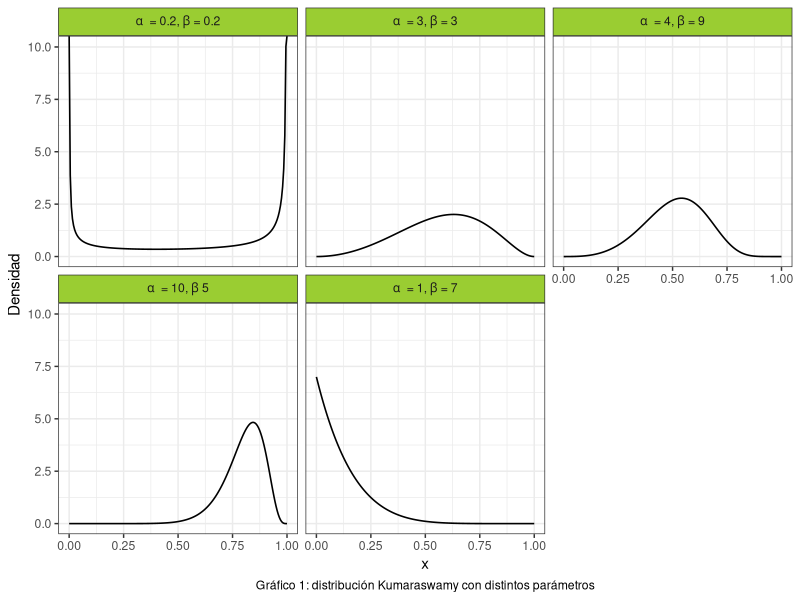
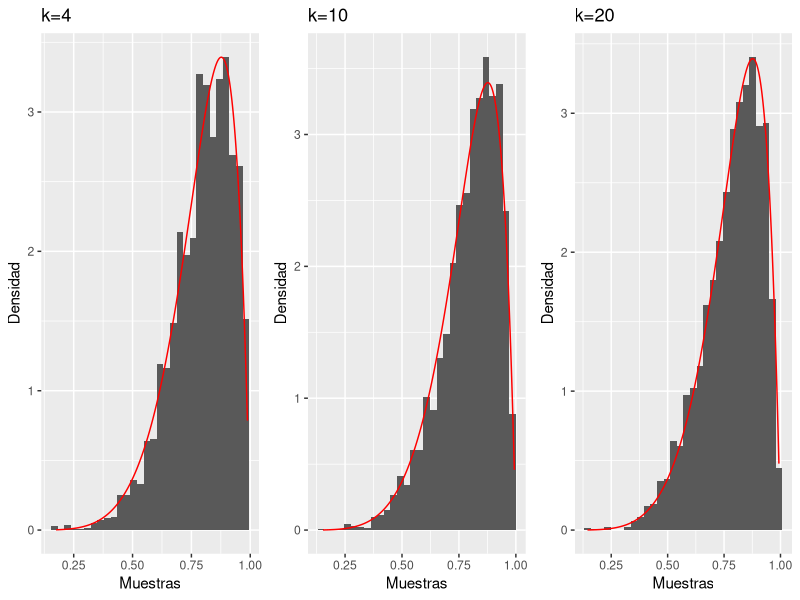
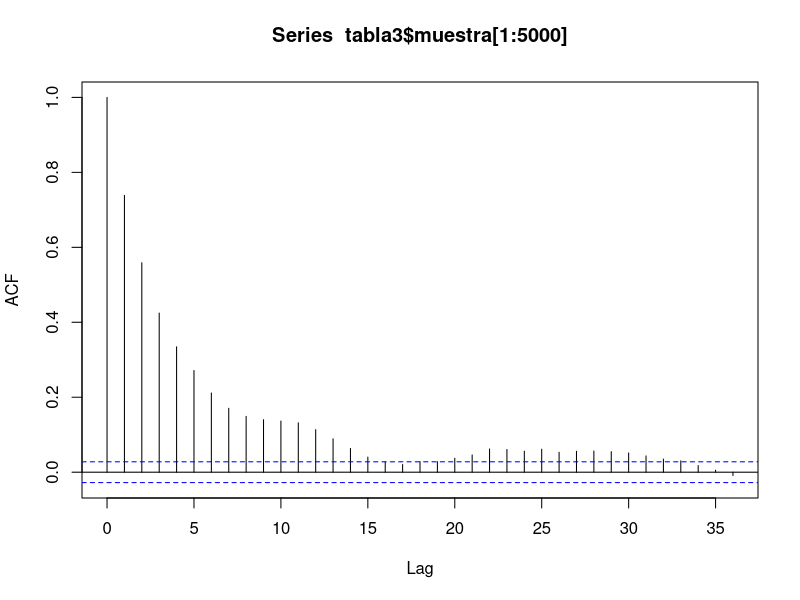
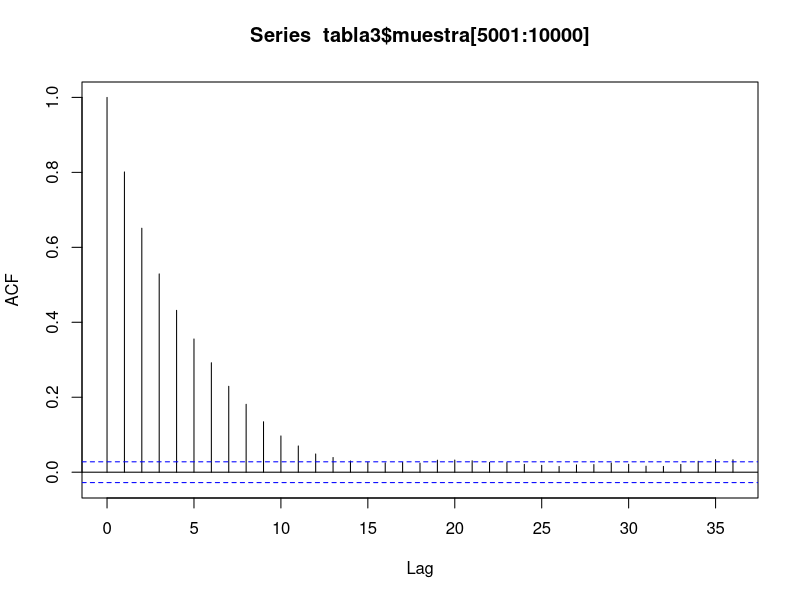
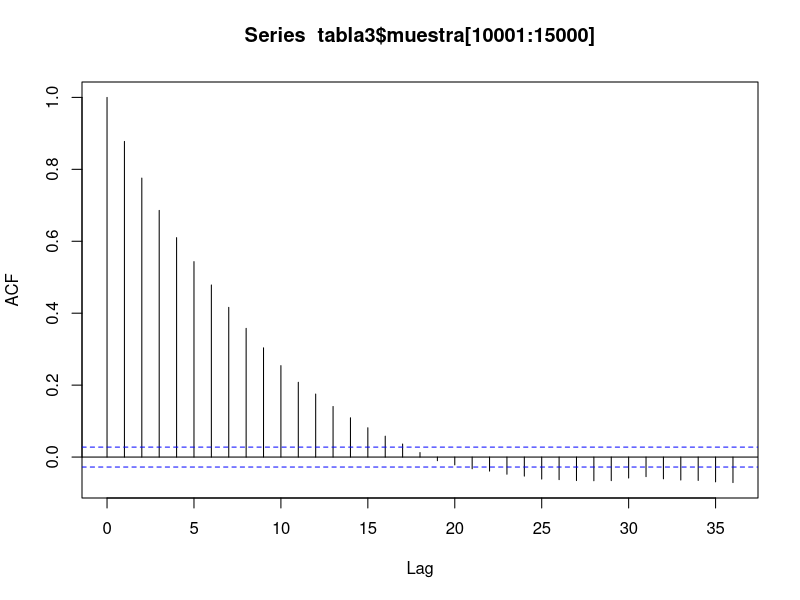
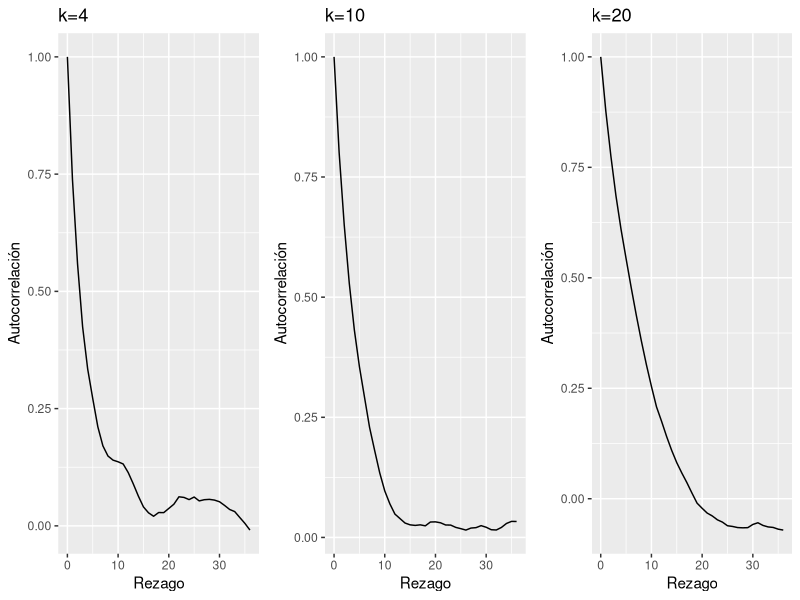
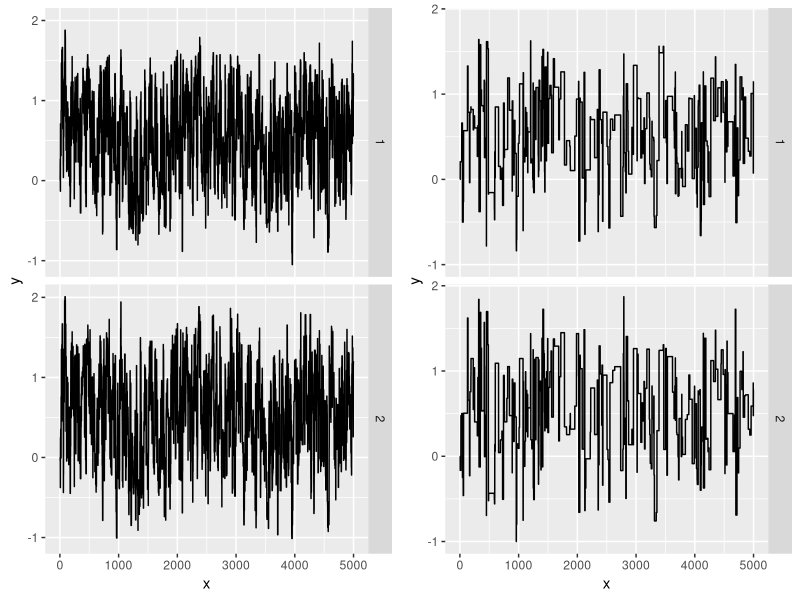
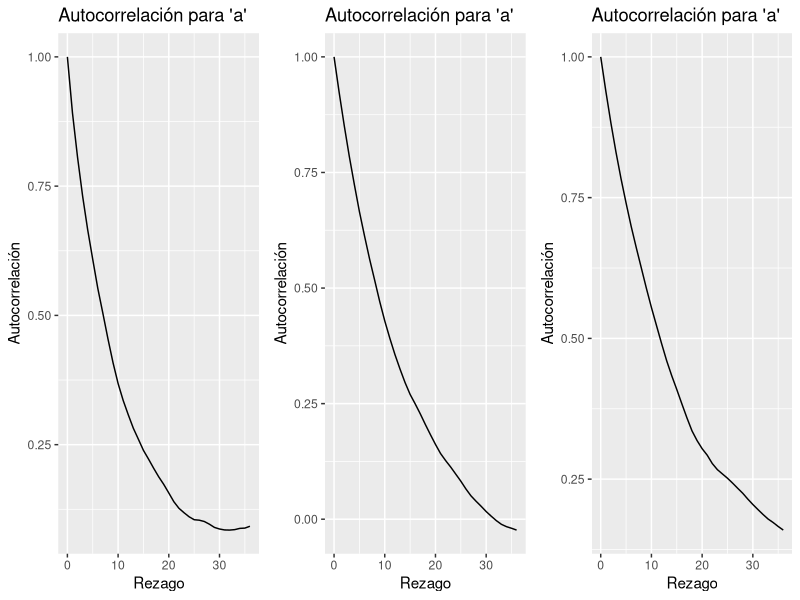

Write the R code that produced these figures, in order.
## ---- chunk 1
#Librerias
library(ggplot2)
library(dplyr)
library(gridExtra)
library(kableExtra)
library(stats)
library(mvtnorm)
set.seed(394)
## ---- chunk 2

cant_saltos <- 0

#Punto 1:
sample_mh <- function(d_objetivo, r_propuesta, d_propuesta, p_inicial, n) {
  muestras <- matrix(nrow = n, ncol = length(p_inicial))
  muestras[1, ] <- p_inicial
  
  for(i in 2:n) {
    p_actual <- muestras[i-1,]
    p_nuevo <- r_propuesta(p_actual)
    
    f_nuevo <- d_objetivo(p_nuevo)
    f_actual <- d_objetivo(p_actual)
    
    q_actual <- d_propuesta(p_actual, mean = p_nuevo)
    q_nuevo <- d_propuesta(p_nuevo, mean = p_actual)
    
    alpha <- min(1, (f_nuevo/f_actual)*(q_actual/q_nuevo))
    aceptar <- rbinom(1, 1, alpha)
    
    if(aceptar) { 
      muestras[i,] <- p_nuevo
      cant_saltos <- cant_saltos + 1
      
    } else {
      muestras[i,] <- p_actual
    }
  }
  
  if (ncol(muestras) == 1) {
    muestras <- as.vector(muestras)
  } 
  return(list(muestras=muestras,cant_saltos=cant_saltos))
}

## ---- chunk 3
#Punto 2
# Crear grilla para los valores de "x"
grid_n <- 200
x_grid <- seq(0, 1, length.out = grid_n)

kumaraswamy <- function(x, a, b){
  a*b*(x^(a-1))*((1-(x^a))^(b-1))
}

a <- c(0.2, 3, 4, 10, 1)
b <- c(0.2, 3, 9, 5, 7)

#Creamos un data frame para graficar la distribución de Kumaraswamy:

data1 <- data.frame(
  Funcion = as.factor(rep(1:5, each = grid_n)),
  Densidad = numeric(5 * grid_n),
  Grilla = rep(x_grid, times = 5)
) 

#Completamos el data frame con las densidades:
for(i in 1:5) {
    indices <- seq(from = 1 + (i - 1) * 200, to = 200 + (i - 1) * 200)
    data1$Densidad[indices] <- kumaraswamy(x_grid, a[i], b[i])
}

# Asigno etiquetas para cada función de kumaraswamy
levels(data1$Funcion) <- c(
  expression(alpha ~ " = 0.2," ~ beta ~ "= 0.2"),
  expression(alpha ~ " = 3," ~ beta ~ "= 3"),
  expression(alpha ~ " = 4," ~ beta ~ "= 9"),
  expression(alpha ~ " = 10," ~ beta ~ "5"),
  expression(alpha ~ " = 1," ~ beta ~ "= 7")
)

ggplot(data = data1, aes(x = Grilla, y = Densidad)) +
  geom_line(size = 0.55) +
  facet_wrap(~Funcion, labeller = label_parsed) +
  theme_bw() +
  labs(x = "x",
       caption = "Gráfico 1: distribución Kumaraswamy con distintos parámetros") + 
  theme(
    strip.background = element_rect(fill = "olivedrab3"),
    plot.caption = element_text(hjust = 0.5)
  )

## ---- chunk 4
#Punto 3
concentracion3 <- c(4,10,20)
tabla3 <- data.frame ( 
  concentracion = rep(concentracion3, each = 5000),
  muestra = numeric(15000)
  )
tasa3 <- numeric(3)

for (i in 1:3) {
#Funciones a usar
d_objetivo3 <- function(x) kumaraswamy(x, 6, 2)
d_propuesta3 <- function(x, mean) dbeta(x, shape1 = mean * concentracion3[i], shape2 = (1-mean) * concentracion3[i])
r_propuesta3 <- function(x) rbeta(1, shape1 = x * concentracion3[i], shape2 = (1-x) * concentracion3[i])
#Donde x hace referencia a mu
n3 <- 5000
p_inicial3 <- rbeta(1,shape1=2,shape2=2)
funcion3 <- sample_mh(d_objetivo3, r_propuesta3, d_propuesta3, p_inicial3, n3)
indices <- seq(from = 1 + (i - 1) * 5000, to = 5000 + (i - 1) * 5000)
tabla3$muestra[indices] <- funcion3$muestras

tasa3[i] <- funcion3$cant_saltos/n3
} 

#Tasa de aceptacion
tabla3_2 <- data.frame(
  Concentracion = c("4","10","20"),
  Tasa_de_aceptacion = tasa3
) %>%
  kable() %>%
  kable_styling(bootstrap_options = c("striped","hover","condensed")) %>%
  add_footnote("Pie tabla")

#Gata peluda junta
# Agrego una columna con el orden de las muestras
tabla3$orden <- rep(1:5000, times = 3)
tabla3$concentracion <- as.factor(tabla3$concentracion) 


# Gráfico con múltiples líneas
grafico3_1 <- ggplot(data = tabla3, aes(x = orden, y = muestra, group = concentracion, color = concentracion)) +
  geom_line() +
  theme_bw() +
  labs(x = "x", y = "y", color = "Group", caption = "Título grafico") +
  theme(legend.position = "top")  
  
#Trace plots
plot_trace <- function(x){
  data.frame(x = seq_along(x), y = x) %>% 
    ggplot() +
    geom_line(aes(x = x, y = y))
}

grafico3_2 <- plot_trace(tabla3$muestra[1:5000]) + labs (caption = "Titulo grafico")
grafico3_3 <- plot_trace(tabla3$muestra[5001:10000]) + labs (caption = "Titulo grafico")
grafico3_4 <- plot_trace(tabla3$muestra[10001:15000]) + labs (caption = "Titulo grafico")

#Histogramas
plot_hist <- function(x, d_objetivo3) {
  x_seq <- seq(min(x), max(x), length.out = n3)
  df_hist <- data.frame(x = x)
  df_line <- data.frame(x = x_seq, y = d_objetivo3(x_seq))
  
  ggplot(df_hist)+
    geom_histogram(aes(x = x, y =after_stat(density))) +
    geom_line(aes(x = x, y = y), data = df_line, color = "red")
}
grafico3_5 <- plot_hist(tabla3$muestra[1:5000],d_objetivo3) +
  labs (title = "k=4", x = "Muestras", y = "Densidad")
grafico3_6 <- plot_hist(tabla3$muestra[5001:10000],d_objetivo3) +
  labs (title = "k=10", x = "Muestras", y = "Densidad")
grafico3_7 <- plot_hist(tabla3$muestra[10001:15000],d_objetivo3) +
  labs (title = "k=20", x = "Muestras", y = "Densidad")

grid.arrange(grafico3_5,grafico3_6,grafico3_7,nrow=1)

#Graficos de autocorrelacion
a3 <- acf(tabla3$muestra[1:5000])

grafico3_8 <- ggplot()+
  geom_line(aes(y = a3$acf, x = a3$lag)) +
  labs (title = "k=4", x = "Rezago", y = "Autocorrelación")

b3 <- acf(tabla3$muestra[5001:10000])

grafico3_9 <- ggplot()+
  geom_line(aes(y = b3$acf, x = b3$lag)) +
  labs (title = "k=10", x = "Rezago", y = "Autocorrelación")

c3 <- acf(tabla3$muestra[10001:15000])

grafico3_10 <- ggplot()+
  geom_line(aes(y = c3$acf, x = c3$lag)) +
  labs (title = "k=20", x = "Rezago", y = "Autocorrelación")

grid.arrange(grafico3_8,grafico3_9,grafico3_10,nrow=1)
## ---- chunk 5
#Punto 4
muestra4_1 <- tabla3$muestra[1:5000]
muestra4_2 <- tabla3$muestra[5001:10000]
muestra4_3 <- tabla3$muestra[10001:15000]

#Calculo de la media y los percentiles 5 y 95 para X:
medias <- c(mean(muestra4_1), mean(muestra4_2), mean(muestra4_3))
percentiles <- data.frame(
  Muestra = c("1", "2", "3"),
  Percentile_5 = c(quantile(muestra4_1, prob = c(0.05)),
                  quantile(muestra4_2, prob = c(0.05)),
                  quantile(muestra4_3, prob = c(0.05))
                  ),
  Percentil_95 = c(quantile(muestra4_1, prob = c(0.95)),
                  quantile(muestra4_2, prob = c(0.95)),
                  quantile(muestra4_3, prob = c(0.95))
                  )
)

#Cálculo de la media y los percentiles 5 y 95 para logit(X):
l_m1 <- log((muestra4_1/(1-muestra4_1)))
l_m2 <- log((muestra4_2/(1-muestra4_2)))
l_m3 <- log((muestra4_3/(1-muestra4_3)))


medias_l <- c(mean(l_m1), mean(l_m2), mean(l_m3))
percentiles_l <- data.frame(
  Muestra = c("1", "2", "3"),
  Percentile_5 = c(quantile(l_m1, prob = c(0.05)),
                  quantile(l_m2, prob = c(0.05)),
                  quantile(l_m3, prob = c(0.05))
                  ),
  Percentil_95 = c(quantile(l_m1, prob = c(0.95)),
                  quantile(l_m2, prob = c(0.95)),
                  quantile(l_m3, prob = c(0.95))
                  )
)



## ---- chunk 6
#Paso 7

# Funciones a utilizar
#1.Trace plot
plot_trace <- function(x, y) {
  n <- length(x)
  df <- data.frame(
    x = rep(1:n, 2),
    y = c(x,y),
    dimension = rep(1:2, each = n)
  )
  
  ggplot(df) + 
    geom_line(aes(x = x, y = y)) +
    facet_grid(rows = vars(dimension))
}


#2. Cálculo de R sombrero

W <- function(muestras) {
  
  mean(apply(muestras, 2, var))
 
}


B <-  function(muestras, M, S) {
  media_g <- mean(muestras)
  media_cadena <- mean(apply(muestras, 2, mean))
  
  
  b <- (S/(M-1))* sum((media_cadena-media_g)^2)
  #S = cantidad observaciones
  #M = cantidad muestras
  return(b)
}


r_hat <- function(x) {
  S <- nrow(x)
  M <- ncol(x)
  W <- W(x)
  B <- B(x, M, S)
  
  sqrt(((S/(S-1))*W + (1/S)*B)/W)
}

#3. Número efectivo de muestras
n_eff <- function(muestras){
  S <- length(muestras)
  autocorr <- acf(muestras, plot = F, lag = Inf)$acf
  limite <- which((autocorr < 0.001))[1] #sumamos hasta ese valor
  denom <- 1 + 2 * sum(autocorr[2:limite])
  
  S/denom
  
}


n7 <- 5000
funcion7_1 <- function(matriz_cov) {
    d_objetivo7 <- function(x) dmvnorm(x,c(0.4,0.75),matrix(c(1.35,0.4,0.4,2.4),nrow=2))
    d_propuesta7 <- function(x, mean) dmvnorm(x,mean = mean ,sigma = matriz_cov)
    r_propuesta7 <- function(x) rmvnorm(1, mean = x, sigma = matriz_cov)  


funcion7 <- sample_mh(d_objetivo7,r_propuesta7,d_propuesta7,c(0,0),n7)
muestra7 <- funcion7$muestras
grafico7_1 <- plot_trace(muestra7[,1],muestra7[,2])
r_sombrero <- r_hat(muestra7)
n_eff7_1 <- n_eff(muestra7[,1])
n_eff7_2 <- n_eff(muestra7[,2])
 return(list(grafico = grafico7_1, n1 = n_eff7_1, n2 = n_eff7_2, r = r_sombrero,
             muestra7 = muestra7))

}

#Evalucación de diferentes matrices de variancia y covariancia
matriz1 <- funcion7_1(matrix(c(2, 0.5, 0.5, 3), nrow = 2))
matriz2 <- funcion7_1(matrix(c(2, 0, 0, 3), nrow = 2))
matriz3 <- funcion7_1(matrix(c(0.4, 0, 0, 0.4), nrow = 2))
matriz4 <- funcion7_1(matrix(c(1, 0, 0, 1), nrow = 2))
matriz5 <- funcion7_1(matrix(c(5, 0, 0, 6), nrow = 2))

tabla <- data.frame(
  Matriz = c("1", "2", "3", "4", "5"),
  Num_efectivo_p1 = trunc(c(matriz1$n1, matriz2$n1, matriz3$n1, matriz4$n1, matriz5$n1)),
  Num_efectivo_p2 = trunc(c(matriz1$n2, matriz2$n2, matriz3$n2, matriz4$n2, matriz5$n2))
)
tabla
#Nos quedariamos con la ultima matriz.
## ---- chunk 7
#Punto 8: se calculan las probabilidades con la última matriz de var y cov.
muestra7 <- as.data.frame(matriz5$muestra7)
colnames(muestra7) <- c("X", "Y")

#Probabilidades estimadas
#Probabilidad n°1:
prob1 <- muestra7 %>% 
  filter(X > 1) %>% 
  count(Y < 0)

prob1$n[2]/(n7)


#Probabilidad n°2:
prob2 <- muestra7 %>% 
  filter(X > 1) %>% 
  count(Y > 2)

prob2$n[2]/(n7)



#Probabilidad n°3:
prob3 <- muestra7 %>% 
  filter(X > 0.4) %>% 
  count(Y > 0.75)

prob3$n[2]/(n7)



#Probabilidades reales:

#Probabilidad n°1:
pmvnorm(lower = c(1, -Inf), upper = c(Inf, 0), 
        mean = c(0.4, 0.75), sigma = matrix(c(1.35, 0.4, 0.4, 2.4), nrow = 2))

#Cómo funcionan "lower" y "upper"? 
#"lower" es un vector que indica los limites inferiores de cada variable: 1 para X y -Infinito para Y; "upper" funciona de manera igual.


#Probabilidad n°2:
pmvnorm(lower = c(1, 2), upper = c(Inf, Inf), 
        mean = c(0.4, 0.75), sigma = matrix(c(1.35, 0.4, 0.4, 2.4), nrow = 2))



#Probabilidad n°3:
pmvnorm(lower = c(0.4, 0.75), upper = c(Inf, Inf), 
        mean = c(0.4, 0.75), sigma = matrix(c(1.35, 0.4, 0.4, 2.4), nrow = 2))


## ---- chunk 8
#Punto 9

p_estrella <- function(x, a, b){
  exp(-((((a - x[1])^2) + b * ((x[2] - x[1])^2))^2))
}



n9 <- 5000

funcion9_1 <- function(matriz_cov) {
    d_objetivo9 <- function(x) p_estrella(x, 0.5, 5)
    d_propuesta9 <- function(x, mean) dmvnorm(x, mean = mean, sigma = matriz_cov)
    r_propuesta9 <- function(x) rmvnorm(1, mean = x, sigma = matriz_cov)  
    
    funcion9 <- sample_mh(d_objetivo9,r_propuesta9,d_propuesta9,c(0,0),n9)
    muestra9 <- funcion9$muestras
    grafico9_1 <- plot_trace(muestra9[,1],muestra9[,2])
    
    n_eff9_1 <- n_eff(muestra9[,1])
    n_eff9_2 <- n_eff(muestra9[,2])
    tasa9 <- funcion9$cant_saltos/n9
    autocorr_1 <- acf(muestra9[,1], plot = F)
    autocorr_2 <- acf(muestra9[,2], plot = F)
    
    return(list(grafico = grafico9_1, n1 = n_eff9_1, n2 = n_eff9_2,
             muestra9 = muestra9, tasa9 = tasa9, autocorr_p1 = autocorr_1,
             autocorr_p2 = autocorr_2))

}


matriz1 <- funcion9_1(matrix(c(0.3, 0.1, 0.1, 0.2), nrow = 2))
matriz2 <- funcion9_1(matrix(c(2, 0, 0, 2), nrow = 2))
matriz3 <- funcion9_1(matrix(c(4, 1, 1, 4), nrow = 2))



grafico9_1_1 <- ggplot()+
  geom_line(aes(y = matriz1$autocorr_p1$acf, x = matriz1$autocorr_p1$lag)) +
  labs (title = "Autocorrelación para 'a' ", x = "Rezago", y = "Autocorrelación")

grafico9_1_2 <- ggplot()+
  geom_line(aes(y = matriz1$autocorr_p2$acf, x = matriz1$autocorr_p2$lag)) +
  labs (title = "Autocorrelación para 'b' ", x = "Rezago", y = "Autocorrelación")


grafico9_2_1 <- ggplot()+
  geom_line(aes(y = matriz2$autocorr_p1$acf, x = matriz2$autocorr_p1$lag)) +
  labs (title = "Autocorrelación para 'a' ", x = "Rezago", y = "Autocorrelación")

grafico9_2_2 <- ggplot()+
  geom_line(aes(y = matriz2$autocorr_p2$acf, x = matriz2$autocorr_p2$lag)) +
  labs (title = "Autocorrelación para 'b' ", x = "Rezago", y = "Autocorrelación")

grafico9_3_1 <- ggplot()+
  geom_line(aes(y = matriz3$autocorr_p1$acf, x = matriz3$autocorr_p1$lag)) +
  labs (title = "Autocorrelación para 'a' ", x = "Rezago", y = "Autocorrelación")


grafico9_3_2 <- ggplot()+
  geom_line(aes(y = matriz3$autocorr_p2$acf, x = matriz3$autocorr_p2$lag)) +
  labs (title = "Autocorrelación para 'b' ", x = "Rezago", y = "Autocorrelación")
## ---- chunk 9
grid.arrange(matriz1$grafico, matriz3$grafico, ncol= 2)

tasas <- data.frame(
  Matriz = c("1", "2", "3"),
  Tasa = c(matriz1$tasa9, matriz2$tasa9, matriz3$tasa9)
)


grid.arrange(grafico9_1_1, grafico9_2_1, grafico9_3_1, ncol = 3)
grid.arrange(grafico9_1_2, grafico9_2_2, grafico9_3_2, ncol = 3)
## ---- chunk 10
#Punto 10
muestra9 <- as.data.frame(matriz1$muestra9)
colnames(muestra9) <- c("X", "Y")

#Probabilidades estimadas
#Probabilidad n°1:
prob1 <- muestra9 %>% 
  filter(X > 1 & X ) %>% 
  count(Y < 0)

prob1$n[2]/(n9)
